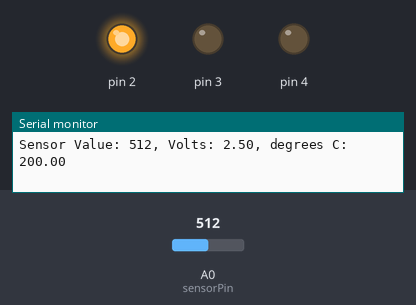
Recording of a sketch running on a simulated Arduino Uno, built with avr-gcc and run on an emulated ATmega328P. Parts: output pins drawn as LEDs (lit = HIGH), the last lines printed to the serial monitor. The inputs (shaded band) are chosen by the test bench; at power-on: A0 (sensorPin) = 512.

Above: at 1.5 s.
1.6 s: A0 (sensorPin) set to 505
At 2.1 s:
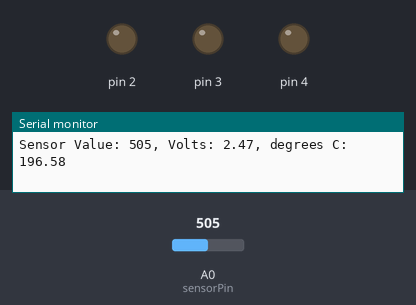
3.1 s: A0 (sensorPin) set to 1023
At 3.9 s:
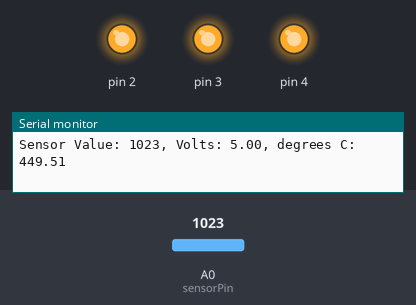
4.6 s: A0 (sensorPin) set to 511
At 5.5 s:
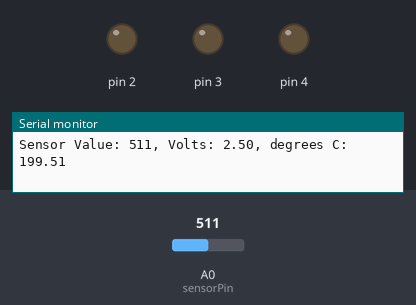
7.6 s: A0 (sensorPin) set to 716
At 7.9 s:
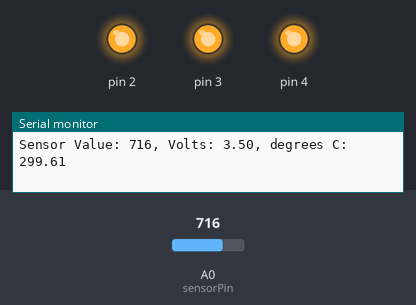
Timing chart, 0 to 10.6 s (numbered marks = the images above; inputs shaded):
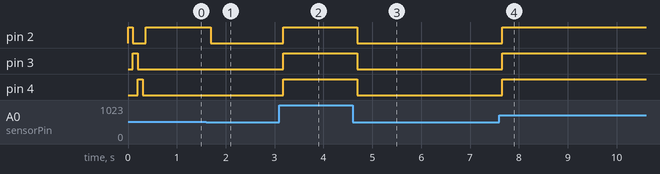

The sketch:

project_03_love-o-meter.ino
```cpp
const int sensorPin = A0;
float baselineTemp = 20.0;

float readTemp(int pinNumber) {
  int adc = analogRead(pinNumber);
  Serial.print("Sensor Value: ");
  Serial.print(adc);

  float voltage = (adc/1024.0) * 5.0;
  Serial.print(", Volts: ");
  Serial.print(voltage);

  float temp = (voltage - .5) * 100;
  Serial.print(", degrees C: ");
  Serial.println(temp);

  return temp;
}

void setup() {
  // initialize serial communication:
  Serial.begin(9600);
  for (int pinNumber = 2; pinNumber < 5; pinNumber++) {
    pinMode(pinNumber, OUTPUT);
    digitalWrite(pinNumber, HIGH);
    delay(100);
    digitalWrite(pinNumber, LOW);
  }

  baselineTemp = readTemp(sensorPin);
  Serial.print("baseline temp is: ");
  Serial.println(baselineTemp);
}

void loop() {
  float temperature = readTemp(sensorPin);

  if (temperature >= (baselineTemp+2)) {
    // if the temperature is at or above 22 degrees C, turn on the third LED:
    digitalWrite(2, HIGH);
    digitalWrite(3, HIGH);
    digitalWrite(4, HIGH);
  } else if (temperature >= (baselineTemp+1)) {
    // if the temperature is at or above 21 degrees C, turn on the second LED:
    digitalWrite(2, HIGH);
    digitalWrite(3, HIGH);
    digitalWrite(4, LOW);
  } else if (temperature >= baselineTemp) {
    // if the temperature is at baseline, turn on the first LED:
    digitalWrite(2, HIGH);
    digitalWrite(3, LOW);
    digitalWrite(4, LOW);
  } else {
    // if the current temperature is lower than the baseline, turn off all LEDs:
    digitalWrite(2, LOW);
    digitalWrite(3, LOW);
    digitalWrite(4, LOW);
  }
  delay(10); // delay in between reads for stability
}
```

Measured:
- the behaviour switches between 512 and 511 on A0 (sensorPin) (found by bisection; images 0 and 1)
- after the input at 1.6 s, pin 2: HIGH → LOW after 0.09 s
- after the input at 3.1 s, pin 2–4: LOW → HIGH after 0.08 s
- after the input at 4.6 s, pin 2–4: HIGH → LOW after 0.09 s
- after the input at 7.6 s, pin 2–4: LOW → HIGH after 0.06 s
